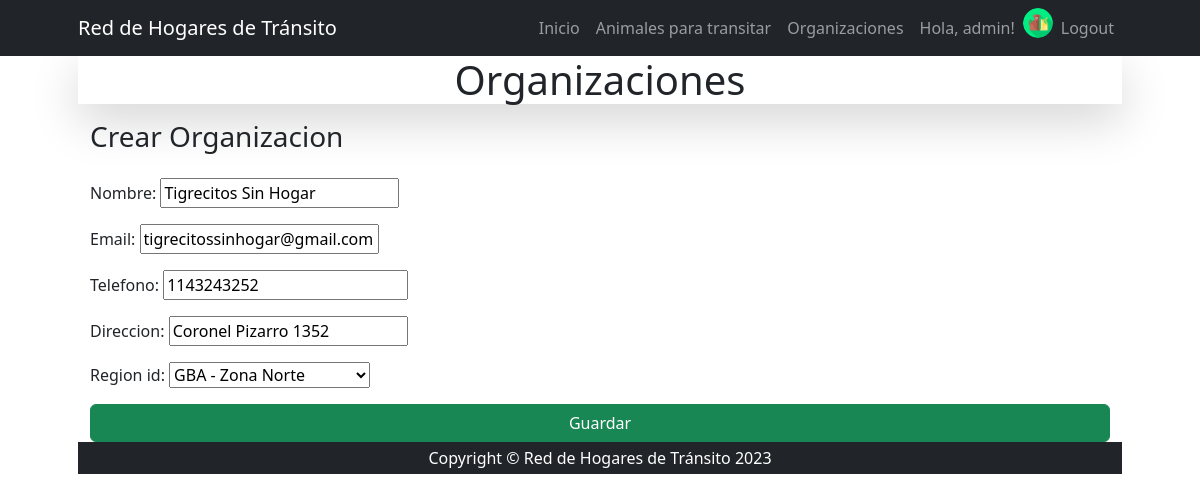
Screenshot of /organizacion/organizacion/update/1 (signed in) with the database file from the repository.
### apps/home/models.py (models this page shows, shortened)
class Usuario(models.Model):
    user = models.OneToOneField(User, on_delete=models.CASCADE)
    avatar = models.ImageField(upload_to="avatars", blank=True, null=True)
    class  Meta:
        verbose_name = 'usuario'
        verbose_name_plural = 'usuarios'

### apps/organizacion/models.py (models this page shows, shortened)
class Organizacion(models.Model):
    nombre = models.CharField(max_length=30)
    email = models.EmailField()
    telefono = models.BigIntegerField()
    direccion = models.CharField(max_length=50)
    region_id = models.ForeignKey(Region, on_delete=models.SET_NULL, null=True)
    class  Meta:
        verbose_name = 'organización'
        verbose_name_plural = 'organizaciones'

class Region(models.Model):
    nombre = models.CharField(max_length=30)
    class  Meta:
        verbose_name = 'Región'
        verbose_name_plural = 'Regiones'
    def __str__(self) -> str:
        return self.nombre

### apps/organizacion/views.py (the view)
# urls.py: path("organizacion/update/<int:pk>", staff_member_required(views.OrganizacionUpdate.as_view()), name="organizacion_update"),
class OrganizacionUpdate(UpdateView):
    model = models.Organizacion
    success_url = reverse_lazy("organizacion:organizacion_list")
    form_class = forms.OrganizacionForm

### apps/organizacion/forms.py
class OrganizacionForm(forms.ModelForm):
    class Meta:
        model = Organizacion
        fields = "__all__"

### apps/organizacion/templates/organizacion/organizacion_form.html (shortened to what this page needs)
{% extends 'organizacion/index.html' %}
{% block title %}
    Crear Organizacion
{% endblock title %}
{% block content_organizacion %}
<form method="post">
    {{ form.as_p }}
    <div class="d-grid gap-3">
        <button type="submit" class="btn btn-success">Guardar</button>
    </div>
</form>
{% url 'organizacion:index' as url %}
{% endblock content_organizacion %}

### apps/home/templates/home/navbar.html (shortened to what this page needs)
{% load static %}
<nav class="navbar navbar-expand-lg navbar-dark bg-dark">
    <div class="container px-5">
        <a class="navbar-brand" href="#!">Red de Hogares de Tránsito</a>
        <div class="collapse navbar-collapse" id="navbarSupportedContent">
            <ul class="navbar-nav ms-auto mb-2 mb-lg-0">
                <li class="nav-item"><a class="nav-link {% if request.path == '/' %} active {% endif  %}" aria-current="page" href="{% url 'home:index' %}">Inicio</a></li>
                {% if user.is_authenticated %}
                    <li class="nav-item"><a class="nav-link {% if request.path == '/' %} active {% endif  %}" href="{% url 'animal:index' %}">Animales para transitar</a></li>
                    <li class="nav-item"><a class="nav-link {% if request.path == '/' %} active {% endif  %}" href="{% url 'organizacion:index' %}">Organizaciones</a></li>
                    <li class="nav-item"><a class="nav-link {% if request.path == '/' %} active {% endif  %}" href="{% url 'home:editarPerfil' %}">Hola, {{ user.username }}!</a></li>
                    {% if user.usuario.avatar.url  %}
                    <li class="nav-item"><img src="{{ user.usuario.avatar.url }}" alt="avatar" class="img-fluid rounded-circle" style="height: 30px;" ></li>
                    {% else %}
                        <li class="nav-item"><img src="{% static 'home/avatares.png' %}" alt="avatar" class="img-fluid rounded-circle" style="height: 30px;" ></li>
                    {% endif %}
                    <li class="nav-item"><a class="nav-link {% if request.path == '/' %} active {% endif  %}" href="{% url 'home:logout' %}">Logout</a></li>
                {% else %}
                    <li class="nav-item"><a class="nav-link {% if request.path == '/' %} active {% endif  %}" href="#!">Sobre Nosotros</a></li>
                    <li class="nav-item"><a class="nav-link" href="{% url 'home:login' %}">Login</a></li>
                {% endif %}
            </ul>
        </div>
    </div>
</nav>

### rows the page displays
Organizacion: nombre "Tigrecitos Sin Hogar", email "tigrecitossinhogar@gmail.com", telefono "1143243252", direccion "Coronel Pizarro 1352", region_id "GBA - Zona Norte"

### other values shown
{{ user.username }} "admin"
